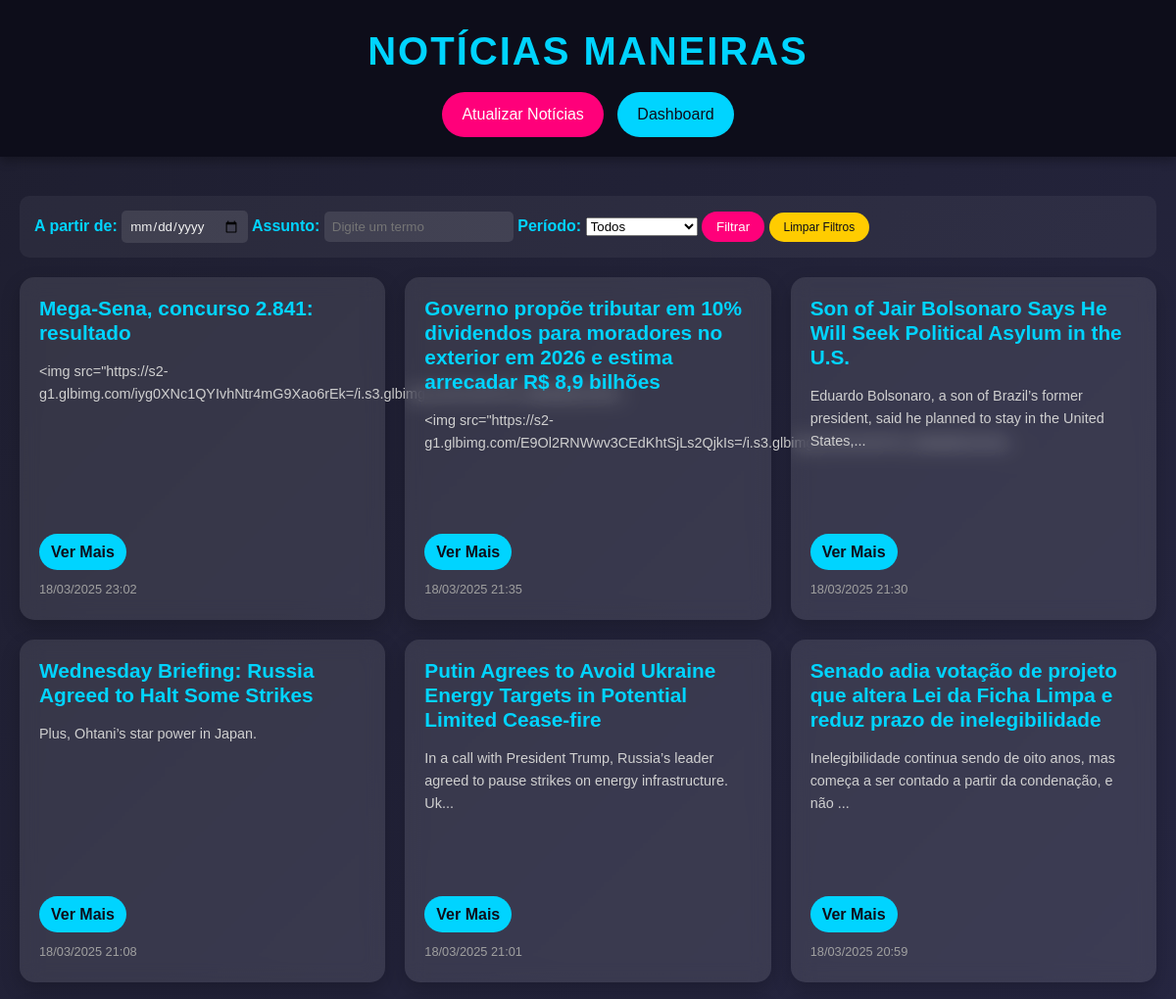
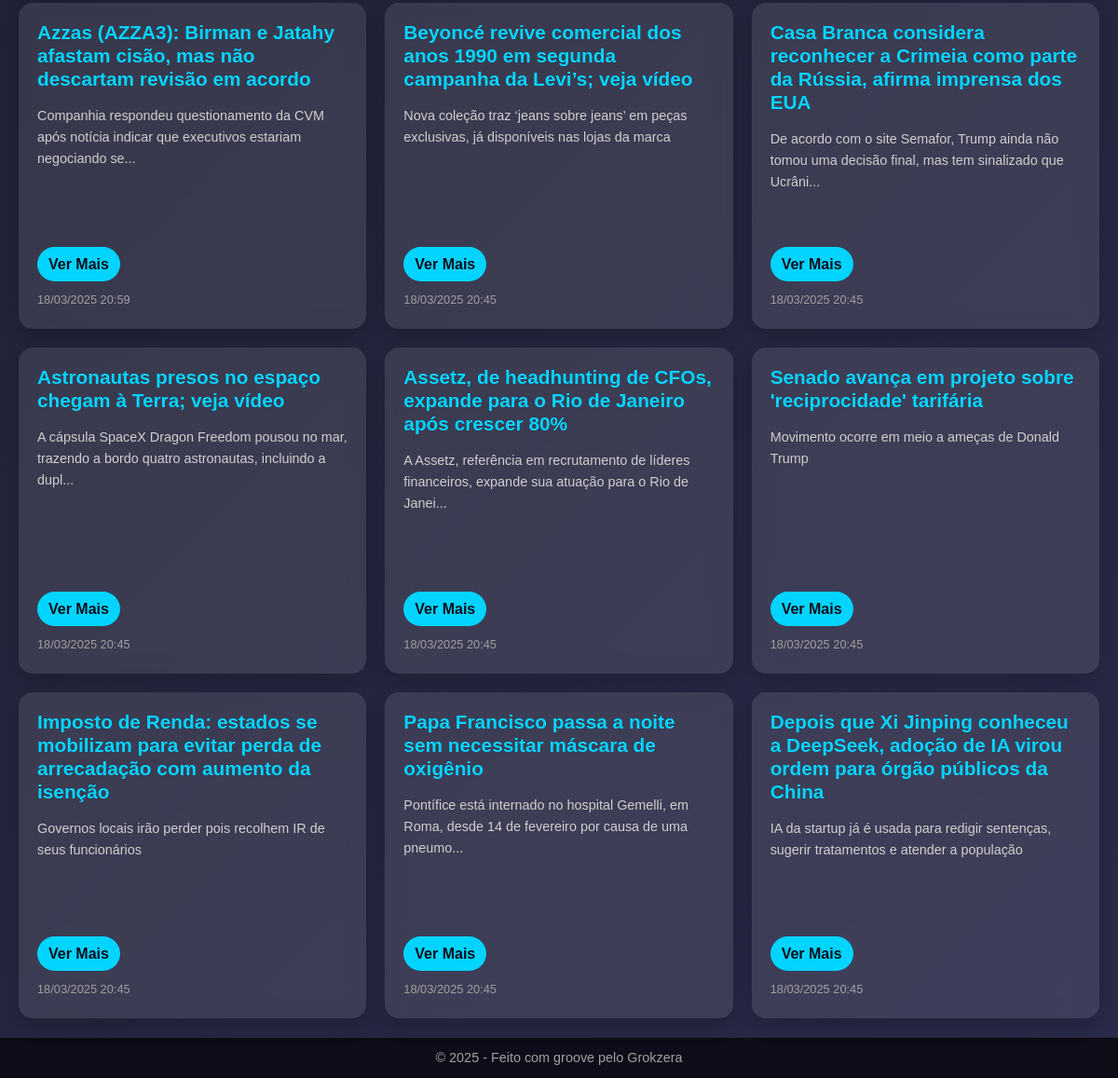
The page / on the database its author committed (2 pictures, top to bottom).
### app/models.py (models this page shows)
class Noticia(db.Model):
    __tablename__ = 'Noticia'
    id = db.Column(db.Integer, primary_key=True)
    titulo = db.Column(db.String(200), nullable=False)
    conteudo = db.Column(db.Text, nullable=False)
    url = db.Column(db.String(500), unique=True, nullable=False)
    data_publicacao = db.Column(db.DateTime, nullable=False)

### app/routes.py (the view)
@app.route('/', methods=['GET'])
def index():
    data_filtro = request.args.get('data', None)
    assunto_filtro = request.args.get('assunto', None)
    periodo = request.args.get('periodo', None)
    noticias = filtrar_noticias(data_filtro, assunto_filtro, periodo, limit=15)
    return render_template('index.html', noticias=noticias)

### app/repository.py (called while the page is built, shortened)
def filtrar_noticias(data_filtro=None, assunto_filtro=None, periodo=None, limit=None):
    query = Noticia.query
    if data_filtro:
        try:
            data = datetime.strptime(data_filtro, '%Y-%m-%d')
            query = query.filter(db.func.date(Noticia.data_publicacao) >= data.date())
        except ValueError:
            pass
    if periodo == 'semana':
        data_inicio = datetime.now() - timedelta(days=7)
        query = query.filter(Noticia.data_publicacao >= data_inicio)
    elif periodo == 'mes':
        data_inicio = datetime.now() - timedelta(days=30)
        query = query.filter(Noticia.data_publicacao >= data_inicio)
    if limit:
        return query.order_by(Noticia.data_publicacao.desc()).limit(limit).all()
    return query.order_by(Noticia.data_publicacao.desc()).all()

### app/templates/index.html (shortened to what this page needs)
<!DOCTYPE html>
<html lang="pt-br">
<head>
    <link rel="stylesheet" href="{{ url_for('static', filename='styles.css') }}">
</head>
<body>
    <header>
        <h1>Notícias Maneiras</h1>
        <a href="/atualizar" class="btn-atualizar">Atualizar Notícias</a>
        <a href="/dashboard" class="btn-dashboard">Dashboard</a>
    </header>
        <main>
        <section class="filtro-container">
            <form method="GET" action="/">
                <label for="data">A partir de:</label>
                <input type="date" id="data" name="data">
                <label for="assunto">Assunto:</label>
                <input type="text" id="assunto" name="assunto" placeholder="Digite um termo">
                <label for="periodo">Período:</label>
                <select id="periodo" name="periodo">
                    <option value="">Todos</option>
                </select>
                <button type="submit" class="btn-filtrar">Filtrar</button>
                <a href="/" class="btn-limpar">Limpar Filtros</a>
            </form>
        </section>
        <section class="noticias-container">
            {% for noticia in noticias %}
                <article class="noticia-card">
                    <h2>{{ noticia.titulo }}</h2>
                    <p>{{ noticia.conteudo[:100] + '...' if noticia.conteudo|length > 100 else noticia.conteudo }}</p>
                    <a href="{{ url_for('noticia_detalhe', id=noticia.id) }}" class="btn-leia-mais">Ver Mais</a>
                    <small>{{ noticia.data_publicacao.strftime('%d/%m/%Y %H:%M') }}</small>
                </article>
            {% endfor %}
        </section>
    </main>
    <footer>
        <p>© 2025 - Feito com groove pelo Grokzera</p>
    </footer>
</body>
</html>

### app/static/styles.css (style rules this page uses)
* { margin: 0; padding: 0; box-sizing: border-box; font-family: 'Arial', sans-serif; }
body { background: linear-gradient(135deg, #1e1e2f 0%, #2a2a4a 100%); color: #f0f0f0; line-height: 1.6; min-height: 100vh; display: flex; flex-direction: column; }
header { background: #0d0d1a; padding: 20px; text-align: center; box-shadow: 0 4px 10px rgba(0, 0, 0, 0.3); }
header h1 { font-size: 2.5em; color: #00d4ff; text-transform: uppercase; letter-spacing: 2px; }
.btn-atualizar, .btn-voltar { display: inline-block; margin-top: 10px; padding: 10px 20px; background: #ff007a; color: #fff; text-decoration: none; border-radius: 25px; transition: transform 0.3s, background 0.3s; }
main { flex: 1; padding: 20px; }
.filtro-container { max-width: 1200px; margin: 20px auto; padding: 15px; background: rgba(255, 255, 255, 0.05); border-radius: 10px; display: flex; gap: 15px; align-items: center; }
.filtro-container label { color: #00d4ff; font-weight: bold; }
.filtro-container input { padding: 8px; border: none; border-radius: 5px; background: rgba(255, 255, 255, 0.1); color: #f0f0f0; }
.btn-filtrar { padding: 8px 15px; background: #ff007a; color: #fff; border: none; border-radius: 20px; cursor: pointer; transition: background 0.3s; }
.btn-limpar { font-size: 12px; padding: 8px 15px; background: #ffcc00; color: #0d0d1a; text-decoration: none; border-radius: 20px; transition: background 0.3s; }
.noticias-container { max-width: 1200px; margin: 0 auto; display: grid; grid-template-columns: repeat(auto-fit, minmax(300px, 1fr)); gap: 20px; }
.noticia-card { background: rgba(255, 255, 255, 0.1); border-radius: 15px; padding: 20px; backdrop-filter: blur(10px); box-shadow: 0 8px 20px rgba(0, 0, 0, 0.2); transition: transform 0.3s, box-shadow 0.3s; height: 350px; display: flex; flex-direction: column; gap: 10px; }
.noticia-card h2 { font-size: 1.3em; color: #00d4ff; margin-bottom: 5px; line-height: 1.2; }
.noticia-card p { font-size: 0.9em; color: #d0d0d0; margin-bottom: 10px; flex-grow: 1; }
.btn-leia-mais { display: inline-block; padding: 6px 12px; background: #00d4ff; color: #0d0d1a; text-decoration: none; border-radius: 20px; font-weight: bold; transition: background 0.3s; align-self: flex-start; }
.noticia-card small { font-size: 0.8em; color: #a0a0a0; }
footer { background: #0d0d1a; padding: 10px; text-align: center; font-size: 0.9em; color: #a0a0a0; border-top: 1px solid rgba(255, 255, 255, 0.1); }
.btn-dashboard { display: inline-block; margin-top: 10px; margin-left: 10px; padding: 10px 20px; background: #00d4ff; color: #0d0d1a; text-decoration: none; border-radius: 25px; transition: background 0.3s; }

### rows shown on the page
Noticia: titulo "Mega-Sena, concurso 2.841: resultado", conteudo "<img src=\"https://s2-g1.glbimg.com/iyg0XNc1QYIvhNtr4mG9Xao6rEk=/i.s3.glbimg.com/v1/AUTH_59edd422c0c8...", data_publicacao "18/03/2025 23:02"
Noticia: titulo "Governo propõe tributar em 10% dividendos para moradores no exterior em 2026 e estima arrecadar R$ 8,9 bilhões", conteudo "<img src=\"https://s2-g1.glbimg.com/E9Ol2RNWwv3CEdKhtSjLs2QjkIs=/i.s3.glbimg.com/v1/AUTH_59edd422c0c8...", data_publicacao "18/03/2025 21:35"
Noticia: titulo "Son of Jair Bolsonaro Says He Will Seek Political Asylum in the U.S.", conteudo "Eduardo Bolsonaro, a son of Brazil’s former president, said he planned to stay in the United States,...", data_publicacao "18/03/2025 21:30"
Noticia: titulo "Wednesday Briefing: Russia Agreed to Halt Some Strikes", conteudo "Plus, Ohtani’s star power in Japan.", data_publicacao "18/03/2025 21:08"
Noticia: titulo "Putin Agrees to Avoid Ukraine Energy Targets in Potential Limited Cease-fire", conteudo "In a call with President Trump, Russia’s leader agreed to pause strikes on energy infrastructure. Uk...", data_publicacao "18/03/2025 21:01"
Noticia: titulo "Senado adia votação de projeto que altera Lei da Ficha Limpa e reduz prazo de inelegibilidade", conteudo "Inelegibilidade continua sendo de oito anos, mas começa a ser contado a partir da condenação, e não ...", data_publicacao "18/03/2025 20:59"
Noticia: titulo "Azzas (AZZA3): Birman e Jatahy afastam cisão, mas não descartam revisão em acordo", conteudo "Companhia respondeu questionamento da CVM após notícia indicar que executivos estariam negociando se...", data_publicacao "18/03/2025 20:59"
Noticia: titulo "Beyoncé revive comercial dos anos 1990 em segunda campanha da Levi’s; veja vídeo", conteudo "Nova coleção traz ‘jeans sobre jeans’ em peças exclusivas, já disponíveis nas lojas da marca", data_publicacao "18/03/2025 20:45"
Noticia: titulo "Casa Branca considera reconhecer a Crimeia como parte da Rússia, afirma imprensa dos EUA", conteudo "De acordo com o site Semafor, Trump ainda não tomou uma decisão final, mas tem sinalizado que Ucrâni...", data_publicacao "18/03/2025 20:45"
Noticia: titulo "Astronautas presos no espaço chegam à Terra; veja vídeo", conteudo "A cápsula SpaceX Dragon Freedom pousou no mar, trazendo a bordo quatro astronautas, incluindo a dupl...", data_publicacao "18/03/2025 20:45"
Noticia: titulo "Assetz, de headhunting de CFOs, expande para o Rio de Janeiro após crescer 80%", conteudo "A Assetz, referência em recrutamento de líderes financeiros, expande sua atuação para o Rio de Janei...", data_publicacao "18/03/2025 20:45"
Noticia: titulo "Senado avança em projeto sobre 'reciprocidade' tarifária", conteudo "Movimento ocorre em meio a ameças de Donald Trump", data_publicacao "18/03/2025 20:45"
Noticia: titulo "Imposto de Renda: estados se mobilizam para evitar perda de arrecadação com aumento da isenção", conteudo "Governos locais irão perder pois recolhem IR de seus funcionários", data_publicacao "18/03/2025 20:45"
Noticia: titulo "Papa Francisco passa a noite sem necessitar máscara de oxigênio", conteudo "Pontífice está internado no hospital Gemelli, em Roma, desde 14 de fevereiro por causa de uma pneumo...", data_publicacao "18/03/2025 20:45"
Noticia: titulo "Depois que Xi Jinping conheceu a DeepSeek, adoção de IA virou ordem para órgão públicos da China", conteudo "IA da startup já é usada para redigir sentenças, sugerir tratamentos e atender a população", data_publicacao "18/03/2025 20:45"
